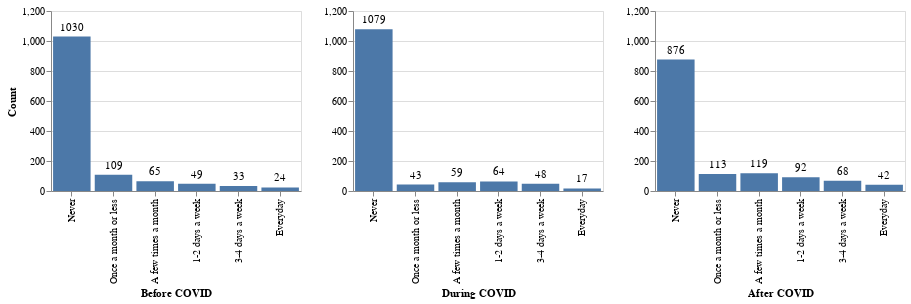

Notebook code for this chart:
### Code cell
PBiking_0 = alt.Chart(PBiking_before).mark_bar().encode(
    x = alt.X('PBiking before COVID:O', 
        sort=['Never', 'Once a month or less', 'A few times a month', '1-2 days a week', '3-4 days a week', 'Everyday'],
        axis=alt.Axis(title='Before COVID')),
    y = alt.Y('count:Q',
        axis=alt.Axis(title='Count'),
        scale = alt.Scale(domain=[0,1200]))
).properties(width=250, height = 180)

text_0 = PBiking_0.mark_text(
    align='center',
    baseline='top',
    dy=-15
).encode(
    text='count:Q'
)

PBiking_1 = alt.Chart(PBiking_during).mark_bar().encode(
    x = alt.X('PBiking during COVID:O', sort=['Never', 'Once a month or less', 'A few times a month', '1-2 days a week', '3-4 days a week', 'Everyday'],
        axis=alt.Axis(title='During COVID')),
    y = alt.Y('count:Q',
        axis=alt.Axis(title=''),
        scale = alt.Scale(domain=[0,1200]))
).properties(width=250, height = 180)

text_1 = PBiking_1.mark_text(
    align='center',
    baseline='top',
    dy=-15
).encode(
    text='count:Q'
)

PBiking_2 = alt.Chart(PBiking_after).mark_bar().encode(
    x = alt.X('PBiking after COVID:O', sort=['Never', 'Once a month or less', 'A few times a month', '1-2 days a week', '3-4 days a week', 'Everyday'],
        axis=alt.Axis(title='After COVID')),
    y = alt.Y('count:Q',
        axis=alt.Axis(title=''),
        scale = alt.Scale(domain=[0,1200]))
).properties(width=250, height = 180)

text_2 = PBiking_2.mark_text(
    align='center',
    baseline='top',
    dy=-15
).encode(
    text='count:Q'
)

PBiking_0 + text_0 | PBiking_1 + text_1 | PBiking_2 + text_2

### Figure 1 — Vega-Lite specification as saved in the notebook (floating-point values rounded to 4 significant figures)
{"config": {"view": {"continuousWidth": 400, "continuousHeight": 300}}, "hconcat": [{"layer": [{"mark": "bar", "encoding": {"x": {"type": "ordinal", "axis": {"title": "Before COVID"}, "field": "PBiking before COVID", "sort": ["Never", "Once a month or less", "A few times a month", "1-2 days a week", "3-4 days a week", "Everyday"]}, "y": {"type": "quantitative", "axis": {"title": "Count"}, "field": "count", "scale": {"domain": [0, 1200]}}}, "height": 180, "width": 250}, {"mark": {"type": "text", "align": "center", "baseline": "top", "dy": -15}, "encoding": {"text": {"type": "quantitative", "field": "count"}, "x": {"type": "ordinal", "axis": {"title": "Before COVID"}, "field": "PBiking before COVID", "sort": ["Never", "Once a month or less", "A few times a month", "1-2 days a week", "3-4 days a week", "Everyday"]}, "y": {"type": "quantitative", "axis": {"title": "Count"}, "field": "count", "scale": {"domain": [0, 1200]}}}, "height": 180, "width": 250}], "data": {"name": "data-7e342f0dfdf76b9615bda5a42fb81a91"}}, {"layer": [{"mark": "bar", "encoding": {"x": {"type": "ordinal", "axis": {"title": "During COVID"}, "field": "PBiking during COVID", "sort": ["Never", "Once a month or less", "A few times a month", "1-2 days a week", "3-4 days a week", "Everyday"]}, "y": {"type": "quantitative", "axis": {"title": ""}, "field": "count", "scale": {"domain": [0, 1200]}}}, "height": 180, "width": 250}, {"mark": {"type": "text", "align": "center", "baseline": "top", "dy": -15}, "encoding": {"text": {"type": "quantitative", "field": "count"}, "x": {"type": "ordinal", "axis": {"title": "During COVID"}, "field": "PBiking during COVID", "sort": ["Never", "Once a month or less", "A few times a month", "1-2 days a week", "3-4 days a week", "Everyday"]}, "y": {"type": "quantitative", "axis": {"title": ""}, "field": "count", "scale": {"domain": [0, 1200]}}}, "height": 180, "width": 250}], "data": {"name": "data-08fd8cdd052554ee09447de11470c0f4"}}, {"layer": [{"mark": "bar", "encoding": {"x": {"type": "ordinal", "axis": {"title": "After COVID"}, "field": "PBiking after COVID", "sort": ["Never", "Once a month or less", "A few times a month", "1-2 days a week", "3-4 days a week", "Everyday"]}, "y": {"type": "quantitative", "axis": {"title": ""}, "field": "count", "scale": {"domain": [0, 1200]}}}, "height": 180, "width": 250}, {"mark": {"type": "text", "align": "center", "baseline": "top", "dy": -15}, "encoding": {"text": {"type": "quantitative", "field": "count"}, "x": {"type": "ordinal", "axis": {"title": "After COVID"}, "field": "PBiking after COVID", "sort": ["Never", "Once a month or less", "A few times a month", "1-2 days a week", "3-4 days a week", "Everyday"]}, "y": {"type": "quantitative", "axis": {"title": ""}, "field": "count", "scale": {"domain": [0, 1200]}}}, "height": 180, "width": 250}], "data": {"name": "data-5bbabf0d12b45fad509c6a830cc262c5"}}], "$schema": "https://vega.github.io/schema/vega-lite/v4.0.2.json", "datasets": {"data-7e342f0dfdf76b9615bda5a42fb81a91": [{"PBiking before COVID": "1-2 days a week", "count": 49}, {"PBiking before COVID": "3-4 days a week", "count": 33}, {"PBiking before COVID": "A few times a month", "count": 65}, {"PBiking before COVID": "Everyday", "count": 24}, {"PBiking before COVID": "Never", "count": 1030}, {"PBiking before COVID": "Once a month or less", "count": 109}], "data-08fd8cdd052554ee09447de11470c0f4": [{"PBiking during COVID": "1-2 days a week", "count": 64}, {"PBiking during COVID": "3-4 days a week", "count": 48}, {"PBiking during COVID": "A few times a month", "count": 59}, {"PBiking during COVID": "Everyday", "count": 17}, {"PBiking during COVID": "Never", "count": 1079}, {"PBiking during COVID": "Once a month or less", "count": 43}], "data-5bbabf0d12b45fad509c6a830cc262c5": [{"PBiking after COVID": "1-2 days a week", "count": 92}, {"PBiking after COVID": "3-4 days a week", "count": 68}, {"PBiking after COVID": "A few times a month", "count": 119}, {"PBiking after COVID": "Everyday", "count": 42}, {"PBiking after COVID": "Never", "count": 876}, {"PBiking after COVID": "Once a month or less", "count": 113}]}}
